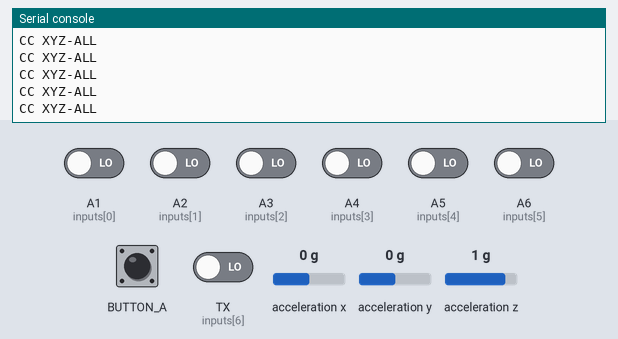
A program run on a simulated Circuit Playground running CircuitPython. On the bench: the last lines printed to the serial console. Inputs (shaded band) come from the test bench; at power-on: A1 (inputs[0]), A2 (inputs[1]), A3 (inputs[2]), A4 (inputs[3]), A5 (inputs[4]), A6 (inputs[5]), TX (inputs[6]) LOW, acceleration x 0 g, acceleration y 0 g, acceleration z 1 g. MIDI messages are not drawn; touch pads read as touched when driven HIGH.

Above: at 1.2 s.
1.3 s: button A pressed for 0.15 s
At 1.59 s:
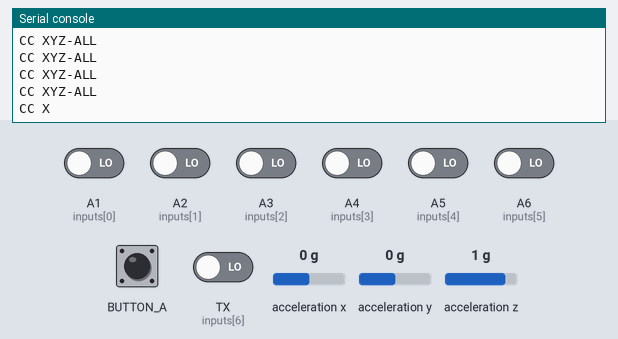
2.9 s: button A pressed for 1 s
At 4.13 s:
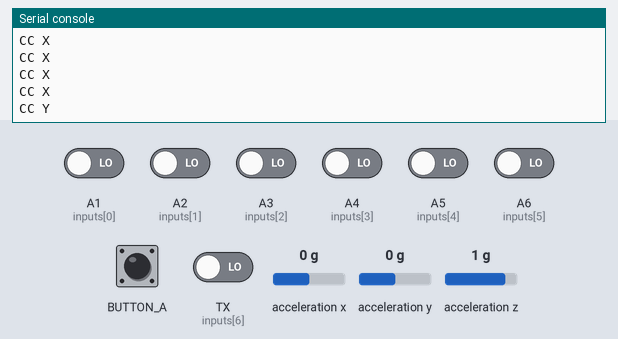
5.5 s: button A pressed for 0.15 s
At 5.83 s:
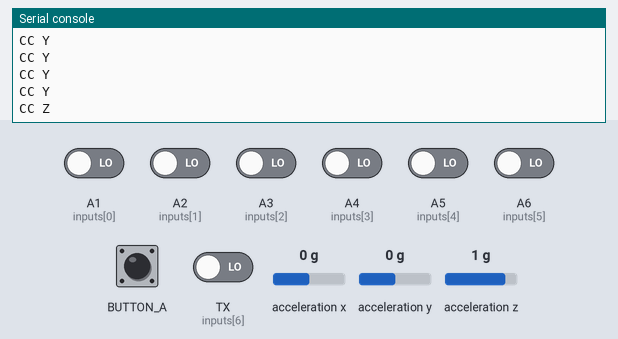
7.2 s: button A pressed for 1 s
At 8.37 s:
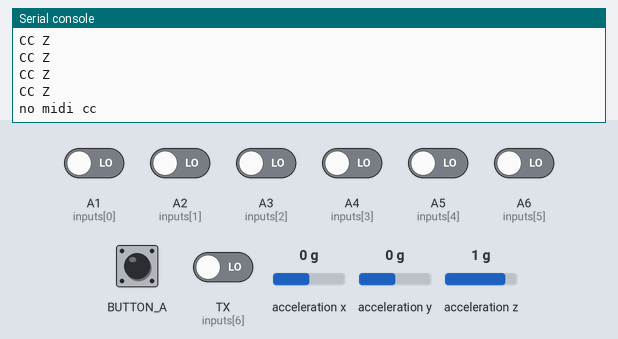

Measured:
- after the input at 1.3 s, the serial console: prints a new line after 0.17 s (image 1)
- after the input at 2.9 s, the serial console: prints a new line after 1.1 s (image 2)
- after the input at 5.5 s, the serial console: prints a new line after 0.22 s (image 3)
- after the input at 7.2 s, the serial console: prints a new line after 1.1 s (image 4)

The program:

midi_send_midi_CC.py
```python
# https://learn.adafruit.com/adafruit-circuit-playground-express/adafruit2-circuitpython-cap-touch

# with midi send


import board
import touchio
import digitalio

import time
import random
import usb_midi
import adafruit_midi
import adafruit_lis3dh # import for accelerometer
import busio

import adafruit_simplemath

import math

from adafruit_midi.control_change import ControlChange
from adafruit_midi.note_off import NoteOff
from adafruit_midi.note_on import NoteOn
from adafruit_midi.pitch_bend import PitchBend


#  USB MIDI setup
midi = adafruit_midi.MIDI(midi_out=usb_midi.ports[1], out_channel=0)


# midi port print
print(usb_midi.ports)
# print board pins
print(help(board))
# print adafruit_simplemath library to see available functions we might use
print(help(adafruit_simplemath))

#set up accelerometer:
i2c = busio.I2C(board.ACCELEROMETER_SCL, board.ACCELEROMETER_SDA)
int1 = digitalio.DigitalInOut(board.ACCELEROMETER_INTERRUPT)
accelerometer = adafruit_lis3dh.LIS3DH_I2C(i2c, address=0x19, int1=int1)
accelerometer.range = adafruit_lis3dh.RANGE_8_G


# for buttons on circuit playground
buttonA = digitalio.DigitalInOut(board.BUTTON_A)
buttonB = digitalio.DigitalInOut(board.BUTTON_B)

# this specifies that the button is a digital input
# pull=digitalio.Pull.DOWN  specifies that it starts OFF, if it is Pull.UP then it starts ON
# since we are using it as a button to turn on an LED when pressed, we start off

buttonA.switch_to_input(pull=digitalio.Pull.DOWN)
buttonB.switch_to_input(pull=digitalio.Pull.DOWN)

buttonA_state = False
buttonB_state = False

counter = -1

#  setup for digital inputs

inputs = [touchio.TouchIn(board.A1), touchio.TouchIn(board.A2), touchio.TouchIn(board.A3), touchio.TouchIn(board.A4), touchio.TouchIn(board.A5), touchio.TouchIn(board.A6), touchio.TouchIn(board.TX)]


#  debounce states for inputs
state_A1 = False
state_A2 = False
state_A3 = False
state_A4 = False
state_A5 = False
state_A6 = False
state_TX = False


#  array of MIDI notes, change to whatever notes you want to send
midi_notes = [60, 62, 63, 65, 67, 72, 74]
#  array of input states
input_states = [state_A1, state_A2, state_A3, state_A4, state_A5, state_A6, state_TX]


#threshold for when to turn on:
threshold = 400

while True:

    if not buttonA.value and not buttonA_state:
        counter+=1
        buttonA_state = True
    if buttonA.value and buttonA_state:
        buttonA_state = False


    x,y,z = accelerometer.acceleration

    # i only want absolute value
    x = abs(x)
    y = abs(y)
    z = abs(z)

    # map the accelerometer range from 0 - 10 to 0 -127 for midi CC
    x = adafruit_simplemath.map_range(x, 0, 10, 0, 127)
    y = adafruit_simplemath.map_range(y, 0, 10, 127, 0) # have mapped 127 to 0 because my board is upside down
    z = adafruit_simplemath.map_range(z, 0, 10, 0, 127)

    # we don't need the floating point numbers,
    x = math.floor(x)
    y = math.floor(y)
    z = math.floor(z)


    # https://arduinogetstarted.com/tutorials/arduino-button-debounce
    # maybe only print out values if there has been a significant change in the accelerometer
    #     print(time.time()) use this as millis() in arduino

    # print((x,y,z))
    midi_map_states = counter % 5

    # 4 states: switches between

    if midi_map_states == 0:

        print("CC XYZ-ALL")
        midi.send(ControlChange(3, x))
        midi.send(ControlChange(4, y))
        midi.send(ControlChange(5, z))

    elif midi_map_states == 1:
        print("CC X")
        midi.send(ControlChange(3, x))
    elif midi_map_states == 2:
        midi.send(ControlChange(4, y))
        print("CC Y")
    elif midi_map_states == 3:
        midi.send(ControlChange(5, z))
        print("CC Z")
    else:
        print("no midi cc")
        # put some kind of indicator here, a LED etc.


    #  iterate through inputs and MIDI notes
    for i in range(len(input_states)):
        #  reset the state of the input and send NoteOff msg
        #  after the input is released

#         print(inputs[0].raw_value, inputs[1].raw_value,inputs[2].raw_value,inputs[3].raw_value,inputs[4].raw_value,inputs[5].raw_value)
        if (inputs[i].raw_value > threshold) and (input_states[i]):

            input_states[i] = False

            midi.send(NoteOn(midi_notes[i], 120))


        #  if an input is pressed...
        if not inputs[i].value and not input_states[i]:

            #  send the NoteOn msg
            midi.send(NoteOff(midi_notes[i], 120))
            #  update input state
            input_states[i] = True

    time.sleep(0.1)
```
